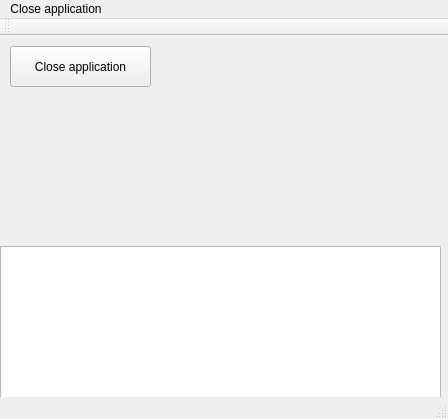
<?xml version="1.0" encoding="UTF-8"?>
<ui version="4.0">
 <class>MainWindow</class>
 <widget class="QMainWindow" name="MainWindow">
  <property name="geometry">
   <rect>
    <x>0</x>
    <y>0</y>
    <width>448</width>
    <height>419</height>
   </rect>
  </property>
  <property name="cursor">
   <cursorShape>ClosedHandCursor</cursorShape>
  </property>
  <property name="windowTitle">
   <string>MainWindow</string>
  </property>
  <widget class="QWidget" name="centralWidget">
   <widget class="QPushButton" name="Close">
    <property name="geometry">
     <rect>
      <x>10</x>
      <y>10</y>
      <width>141</width>
      <height>41</height>
     </rect>
    </property>
    <property name="cursor">
     <cursorShape>ClosedHandCursor</cursorShape>
    </property>
    <property name="text">
     <string>Close application</string>
    </property>
    <property name="autoDefault">
     <bool>false</bool>
    </property>
    <property name="default">
     <bool>false</bool>
    </property>
    <property name="flat">
     <bool>false</bool>
    </property>
   </widget>
   <widget class="QTextEdit" name="textEdit">
    <property name="geometry">
     <rect>
      <x>0</x>
      <y>210</y>
      <width>441</width>
      <height>171</height>
     </rect>
    </property>
   </widget>
  </widget>
  <widget class="QMenuBar" name="menuBar">
   <property name="geometry">
    <rect>
     <x>0</x>
     <y>0</y>
     <width>448</width>
     <height>21</height>
    </rect>
   </property>
   <widget class="QMenu" name="menuClose_application">
    <property name="title">
     <string>Close application</string>
    </property>
   </widget>
   <addaction name="menuClose_application"/>
  </widget>
  <widget class="QToolBar" name="mainToolBar">
   <attribute name="toolBarArea">
    <enum>TopToolBarArea</enum>
   </attribute>
   <attribute name="toolBarBreak">
    <bool>false</bool>
   </attribute>
  </widget>
  <widget class="QStatusBar" name="statusBar"/>
 </widget>
 <layoutdefault spacing="6" margin="11"/>
 <resources/>
 <connections/>
</ui>
